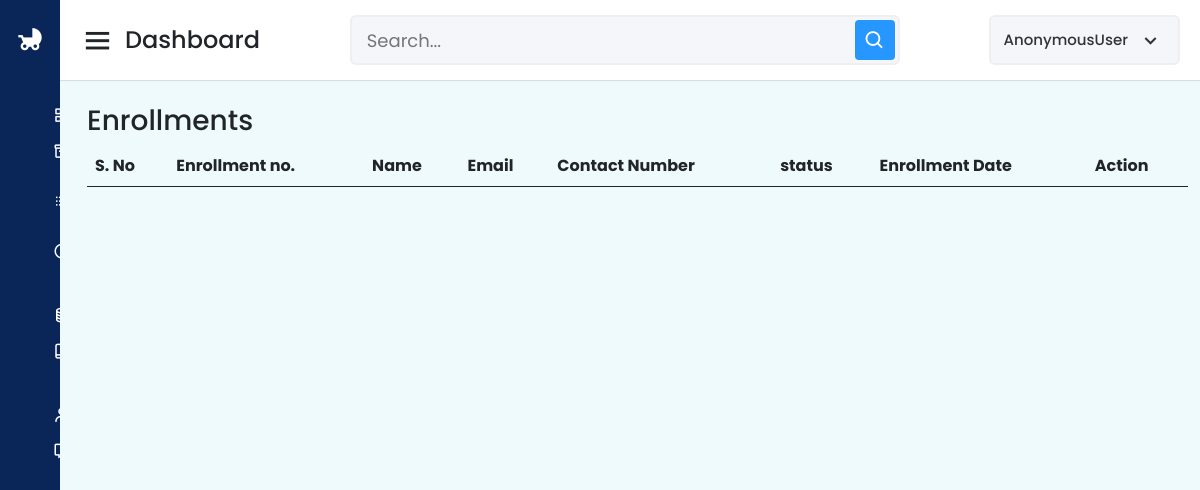
/dashboard/filter_enrollment/1, run on an earlier commit of the app's database.
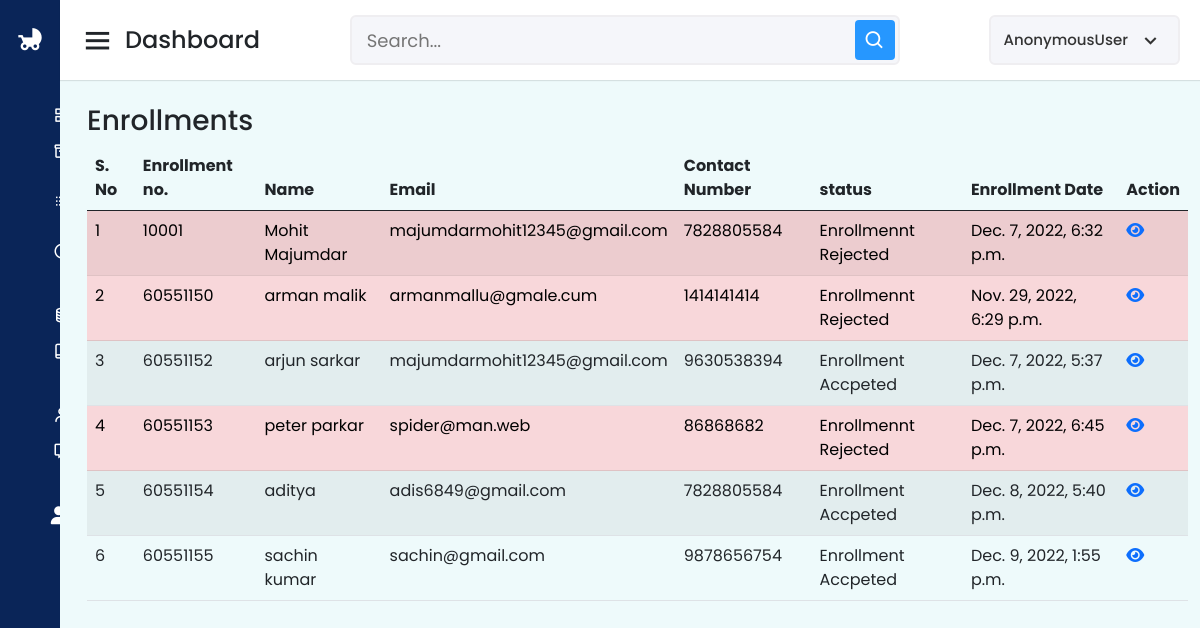
And on a later commit of the database.
### App/models.py (models this page shows, shortened)
class Enrollment(models.Model):
    enrollNumber = models.IntegerField(null=True)
    yourName = models.CharField(max_length=100, null=True)
    phoneNumber = models.IntegerField(null=True)
    alternateNumber = models.IntegerField(null=True)
    email = models.EmailField(null=True)
    childName = models.CharField(max_length=100, null=True)
    dob = models.DateField(null=True)
    childGender = models.CharField(max_length=10, null=True)
    programName = models.CharField(max_length=100, null=True)
    address = models.TextField(null=True)
    state = models.CharField(max_length=200, null=True)
    zipcode = models.IntegerField(null=True)
    city = models.CharField(max_length=100, null=True)
    landmark = models.CharField(max_length=300, null=True)
    enrollmentDate = models.DateTimeField(auto_now_add=True, null=True)
    remark = models.CharField(max_length=400, null=True)
    status = models.CharField(max_length=50, null=True)
    remarkDate = models.DateField(auto_now=True)

### App/views.py (the view)
# urls.py: path("dashboard/filter_enrollment/<str:enroll_id>",filter_enrollments),
def filter_enrollments(request,enroll_id):
    enrollments = Enrollment.objects.filter(enrollNumber__icontains= enroll_id)
    return render(request,"enrollment_filter.html",context={"enrollments":enrollments})

### App/templates/enrollment_filter.html (shortened to what this page needs)
{% extends 'dashbase.html' %}{% block body %}
<div class="container">
  <h3>Enrollments</h3>
  <table id="example" class="table table-striped" style="width: 100%">
    <thead>
      <tr>
        <th>S. No</th>
        <th>Enrollment no.</th>
        <th>Name</th>
        <th>Email</th>
        <th>Contact Number</th>
        <th>status</th>
        <th>Enrollment Date</th>
        <th>Action</th>
      </tr>
    </thead>
    <tbody>
      {% for e in enrollments %}
      <tr class="{% if e.status == 'rejected' %} table-danger {% endif %}">
        <td>{{forloop.counter}}</td>
        <td>{{e.enrollNumber}}</td>
        <td>{{e.yourName}}</td>
        <td>{{e.email}}</td>
        <td>{{e.phoneNumber}}</td>
        <td>
          {% if e.status == "accept" %} Enrollment Accpeted {% endif %}
          {% if e.status == "rejected"  %} Enrollmennt Rejected {% endif %}
        </td>
        <td>{{e.enrollmentDate}}</td>
        <td><a href="{% url 'enroll_detail' e.id %}"><i class="fa-solid fa-eye"></i></a></td>
      </tr>
      {% endfor %}
    </tbody>
  </table>
</div>
{% endblock %}

What changed in the data, as far as the page shows it:
added Enrollment: enrollNumber "10001", yourName "Mohit Majumdar", email "majumdarmohit12345@gmail.com", phoneNumber "7828805584", status "Enrollmennt Rejected", enrollmentDate "Dec. 7, 2022, 6:32 p.m."
added Enrollment: enrollNumber "60551150", yourName "arman malik", email "armanmallu@gmale.cum", phoneNumber "1414141414", status "Enrollmennt Rejected", enrollmentDate "Nov. 29, 2022, 6:29 p.m."
added Enrollment: enrollNumber "60551152", yourName "arjun sarkar", email "majumdarmohit12345@gmail.com", phoneNumber "9630538394", status "Enrollment Accpeted", enrollmentDate "Dec. 7, 2022, 5:37 p.m."
added Enrollment: enrollNumber "60551153", yourName "peter parkar", email "spider@man.web", phoneNumber "86868682", status "Enrollmennt Rejected", enrollmentDate "Dec. 7, 2022, 6:45 p.m."
added Enrollment: enrollNumber "60551154", yourName "aditya", email "adis6849@gmail.com", phoneNumber "7828805584", status "Enrollment Accpeted", enrollmentDate "Dec. 8, 2022, 5:40 p.m."
added Enrollment: enrollNumber "60551155", yourName "sachin kumar", email "sachin@gmail.com", phoneNumber "9878656754", status "Enrollment Accpeted", enrollmentDate "Dec. 9, 2022, 1:55 p.m."
